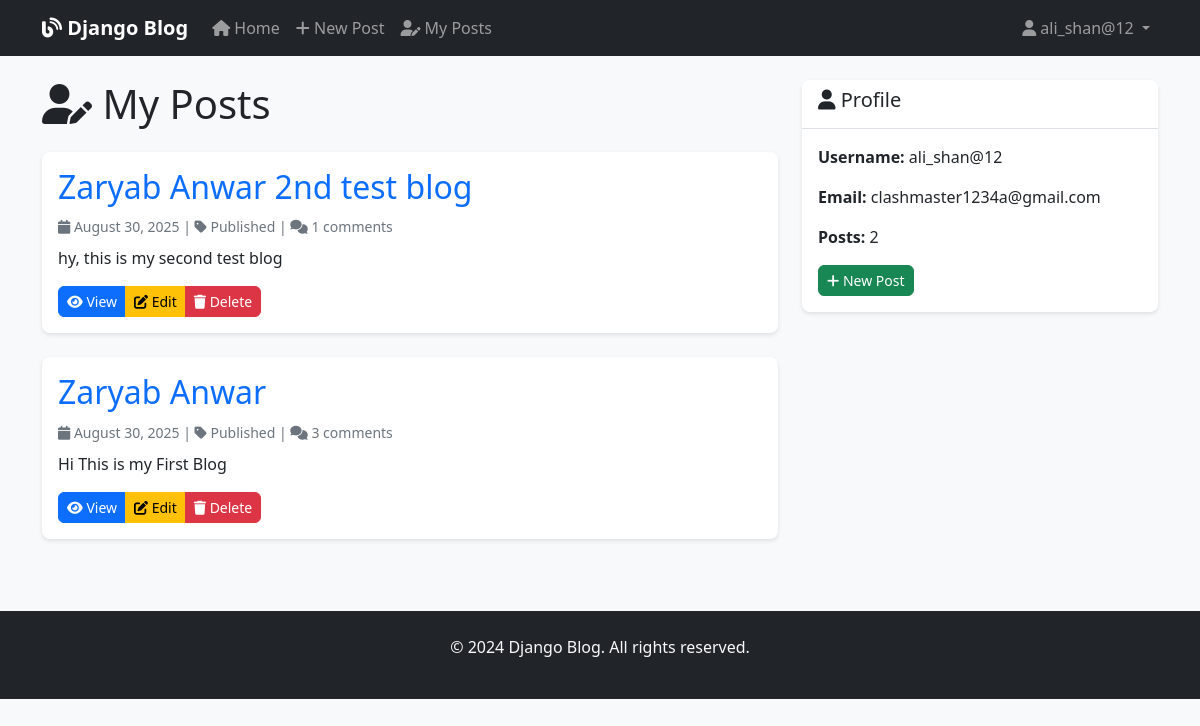
/my-posts/ (signed in), run on the app's committed database.
### blog/models.py (models this page shows, shortened)
class Post(models.Model):
    STATUS_CHOICES = (
        ('draft', 'Draft'),
        ('published', 'Published'),
    )
    title = models.CharField(max_length=250)
    slug = models.SlugField(max_length=250, unique_for_date='publication_date')
    author = models.ForeignKey(
        User,
        on_delete=models.CASCADE,
        related_name='blog_posts'
    )
    content = models.TextField()
    publication_date = models.DateTimeField(default=timezone.now)
    created_date = models.DateTimeField(auto_now_add=True)
    updated_date = models.DateTimeField(auto_now=True)
    status = models.CharField(
        max_length=10,
        choices=STATUS_CHOICES,
        default='published'
    )
    objects = models.Manager()  # Default manager
    published = PublishedManager()  # Custom manager
    class Meta:
        ordering = ['-publication_date']
        indexes = [
            models.Index(fields=['-publication_date']),
        ]
    def get_absolute_url(self):
        return reverse('blog:post_detail',
                      args=[self.publication_date.year,
                            self.publication_date.month,
                            self.publication_date.day,
                            self.slug])

### blog/views.py (the view)
# urls.py: path('my-posts/', views.my_posts, name='my_posts'),
@login_required
def my_posts(request):
    posts = Post.objects.filter(author=request.user).order_by('-created_date')
    paginator = Paginator(posts, 10)
    page = request.GET.get('page')
    try:
        posts = paginator.page(page)
    except PageNotAnInteger:
        posts = paginator.page(1)
    except EmptyPage:
        posts = paginator.page(paginator.num_pages)
    return render(request, 'blog/my_posts.html', {'posts': posts})

### blog/templates/blog/my_posts.html (shortened to what this page needs)
{% extends 'base.html' %}
{% block content %}
<div class="row">
    <div class="col-md-8">
        <h1 class="mb-4">
            <i class="fas fa-user-edit"></i> My Posts
        </h1>
        {% if posts %}
            {% for post in posts %}
            <article class="card mb-4">
                <div class="card-body">
                    <h2 class="card-title">
                        <a href="{{ post.get_absolute_url }}" class="text-decoration-none">
                            {{ post.title }}
                        </a>
                    </h2>
                    <div class="text-muted mb-2">
                        <small>
                            <i class="fas fa-calendar"></i> {{ post.publication_date|date:"F j, Y" }} |
                            <i class="fas fa-tag"></i> {{ post.get_status_display }} |
                            <i class="fas fa-comments"></i> {{ post.comments.count }} comments
                        </small>
                    </div>
                    <p class="card-text">
                        {{ post.content|truncatewords:30 }}
                    </p>
                    <div class="btn-group" role="group">
                        <a href="{{ post.get_absolute_url }}" class="btn btn-primary btn-sm">
                            <i class="fas fa-eye"></i> View
                        </a>
                        <a href="{% url 'blog:post_edit' post.pk %}" class="btn btn-warning btn-sm">
                            <i class="fas fa-edit"></i> Edit
                        </a>
                        <a href="{% url 'blog:post_delete' post.pk %}" class="btn btn-danger btn-sm">
                            <i class="fas fa-trash"></i> Delete
                        </a>
                    </div>
                </div>
            </article>
            {% endfor %}
        {% endif %}
    </div>
    <div class="col-md-4">
        <div class="card">
            <div class="card-header">
                <h5><i class="fas fa-user"></i> Profile</h5>
            </div>
            <div class="card-body">
                <p><strong>Username:</strong> {{ user.username }}</p>
                <p><strong>Email:</strong> {{ user.email }}</p>
                <p><strong>Posts:</strong> {{ posts.paginator.count }}</p>
                <a href="{% url 'blog:post_create' %}" class="btn btn-success btn-sm">
                    <i class="fas fa-plus"></i> New Post
                </a>
            </div>
        </div>
    </div>
</div>
{% endblock %}

### blog/templates/base.html (shortened to what this page needs)
<!DOCTYPE html>
<html lang="en">
<head>
    <link href="https://cdn.jsdelivr.net/npm/bootstrap@5.1.3/dist/css/bootstrap.min.css" rel="stylesheet">
    <link href="https://cdnjs.cloudflare.com/ajax/libs/font-awesome/6.0.0/css/all.min.css" rel="stylesheet">
    {% load static %}
    <link rel="stylesheet" href="{% static 'css/style.css' %}">
</head>
<body>
    <nav class="navbar navbar-expand-lg navbar-dark bg-dark">
        <div class="container">
            <a class="navbar-brand" href="{% url 'blog:post_list' %}">
                <i class="fas fa-blog"></i> Django Blog
            </a>
            <div class="collapse navbar-collapse" id="navbarNav">
                <ul class="navbar-nav me-auto">
                    <li class="nav-item">
                        <a class="nav-link" href="{% url 'blog:post_list' %}">
                            <i class="fas fa-home"></i> Home
                        </a>
                    </li>
                    {% if user.is_authenticated %}
                    <li class="nav-item">
                        <a class="nav-link" href="{% url 'blog:post_create' %}">
                            <i class="fas fa-plus"></i> New Post
                        </a>
                    </li>
                    <li class="nav-item">
                        <a class="nav-link" href="{% url 'blog:my_posts' %}">
                            <i class="fas fa-user-edit"></i> My Posts
                        </a>
                    </li>
                    {% endif %}
                </ul>
                <ul class="navbar-nav">
                    {% if user.is_authenticated %}
                    <li class="nav-item dropdown">
                        <a class="nav-link dropdown-toggle" href="#" id="navbarDropdown" role="button" data-bs-toggle="dropdown">
                            <i class="fas fa-user"></i> {{ user.username }}
                        </a>
                    </li>
                    {% endif %}
                </ul>
            </div>
        </div>
    </nav>
    <main class="container mt-4">
        {% block content %}
        {% endblock %}
    </main>
    <footer class="bg-dark text-light mt-5 py-4">
        <div class="container text-center">
            <p>&copy; 2024 Django Blog. All rights reserved.</p>
        </div>
    </footer>
</body>
</html>

### static/css/style.css (style rules this page uses)
body { background-color: #f8f9fa; }
.navbar-brand { font-weight: bold; }
.card { box-shadow: 0 2px 4px rgba(0,0,0,0.1); border: none; border-radius: 8px; }
.card-header { background-color: #fff; border-bottom: 1px solid #dee2e6; border-radius: 8px 8px 0 0 !important; }
.btn { border-radius: 6px; }
footer { margin-top: auto; }

### data on the page
Post: title "Zaryab Anwar 2nd test blog", publication_date "August 30, 2025", status "Published", comments.count "1", content "hy, this is my second test blog"
Post: title "Zaryab Anwar", publication_date "August 30, 2025", status "Published", comments.count "3", content "Hi This is my First Blog"

### other printed values
{{ user.username }} "ali_shan@12"
{{ user.email }} "clashmaster1234a@gmail.com"
{{ posts.paginator.count }} "2"
